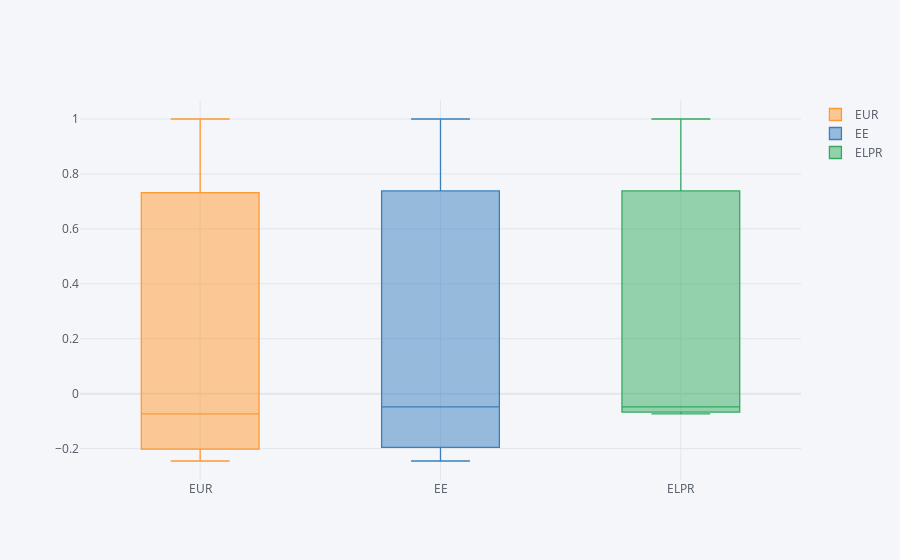

Here is the notebook cell this chart was saved with:
### Code cell
heat_maps.iplot(kind='box')

### Figure 1 — Plotly figure (JSON) as saved in the notebook; plotly's stock layout.template omitted (floating-point values rounded to 4 significant figures)
{"data": [{"boxpoints": false, "line": {"width": 1.3}, "marker": {"color": "rgba(255, 153, 51, 1.0)"}, "name": "EUR", "orientation": "v", "type": "box", "y": [1, -0.2452, -0.07354]}, {"boxpoints": false, "line": {"width": 1.3}, "marker": {"color": "rgba(55, 128, 191, 1.0)"}, "name": "EE", "orientation": "v", "type": "box", "y": [-0.2452, 1, -0.04795]}, {"boxpoints": false, "line": {"width": 1.3}, "marker": {"color": "rgba(50, 171, 96, 1.0)"}, "name": "ELPR", "orientation": "v", "type": "box", "y": [-0.07354, -0.04795, 1]}], "layout": {"legend": {"bgcolor": "#F5F6F9", "font": {"color": "#4D5663"}}, "paper_bgcolor": "#F5F6F9", "plot_bgcolor": "#F5F6F9", "title": {"font": {"color": "#4D5663"}}, "xaxis": {"gridcolor": "#E1E5ED", "showgrid": true, "tickfont": {"color": "#4D5663"}, "title": {"font": {"color": "#4D5663"}, "text": ""}, "zerolinecolor": "#E1E5ED"}, "yaxis": {"gridcolor": "#E1E5ED", "showgrid": true, "tickfont": {"color": "#4D5663"}, "title": {"font": {"color": "#4D5663"}, "text": ""}, "zerolinecolor": "#E1E5ED"}}}
